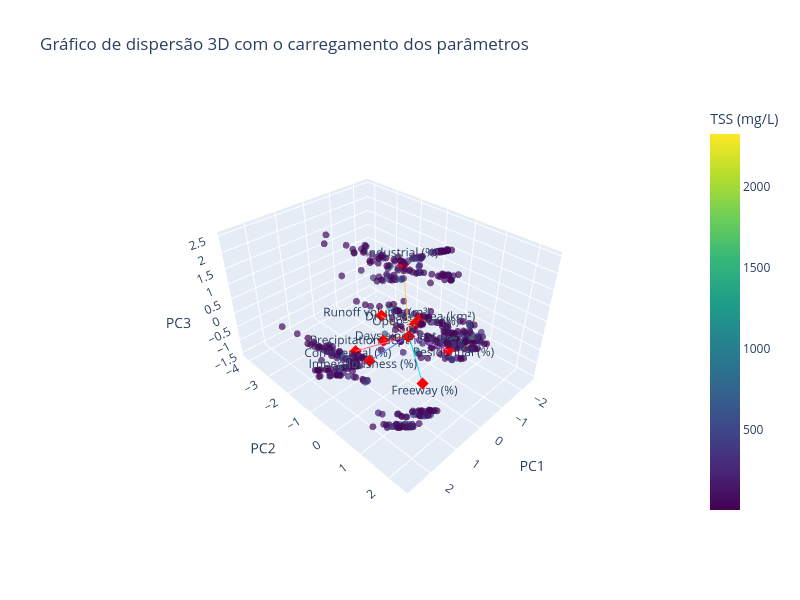

Source (notebook cell):
### Markdown cell above
## Remoção dos outliers pela distância de Malahanobis

Buscamos tornar nossa remoção de outliers mais robusta ao selecionarmos a amostra para a análise considerando as 530 observações com a menor [distância de Mahalanobis](https://en.wikipedia.org/wiki/Mahalanobis_distance). A distância de Malahanobis trata-se de uma generalização multivariada do Z-score: a distancia $d_M$, em unidades de desvio padrão, que um dado ponto encontra-se da média. A distância sendo 0 quando $P$ encontra-se na média e aumenta de grandeza conforme este se afasta em cada eixo de componente principal. Esta pode ser expressa na fórmula:

$$
d_M(\vec x, Q) = \sqrt{(\vec x - \vec \mu)^T \Sigma^{-1} (\vec x - \vec \mu)}
$$

Sendo:

- $Q$ a distribuição de probabilidades em $R^n$;
- $\vec \mu$ a média $\vec \mu = (\mu_1, \mu_2, \dots, \mu_n)^T$;
- $\Sigma$ a matriz de covariância.

Quando cada um dos eixos é reescalado para possui variância unitária e não possuem correlação, a distância de Mahalanobis corresponte a distância Euclidiana. Este é o nosso caso pois normalizamos os parâmetros de entrada e já claculamos as componentes do PCA (que não possuem covariância entre si).

À seguir, calculamos a distância de Mahalanobis, eliminamos os outliers, e atualizamos os gráficos exibidos anteriormente.

### Code cell
mcd = MinCovDet(support_fraction=0.75, random_state=SEED)
mcd.fit(pca_scores)

dist = mcd.mahalanobis(pca_scores)
selected_indices = np.argsort(dist)[:530]

filtered_features = scaled_features[selected_indices]
filtered_targets = df[target].iloc[selected_indices]
filtered_pca = pca.fit_transform(filtered_features)
PCA_Heatmap(features, filtered_pca)
PCA_Scatterplot(features, filtered_pca)

### Figure 1 — Plotly figure (JSON) as saved in the notebook; plotly's stock layout.template omitted (floating-point values rounded to 4 significant figures; data arrays with more than 128 entries replaced by an {"elided": "..."} marker saying what was removed)
{"data": [{"marker": {"color": {"elided": "562 float values"}, "colorbar": {"title": {"text": "TSS (mg/L)"}}, "colorscale": [[0, "#440154"], [0.1111, "#482878"], [0.2222, "#3e4989"], [0.3333, "#31688e"], [0.4444, "#26828e"], [0.5556, "#1f9e89"], [0.6667, "#35b779"], [0.7778, "#6ece58"], [0.8889, "#b5de2b"], [1, "#fde725"]], "opacity": 0.7, "size": 4}, "mode": "markers", "name": "", "showlegend": false, "text": {"elided": "562 str values"}, "type": "scatter3d", "x": {"elided": "530 float values"}, "y": {"elided": "530 float values"}, "z": {"elided": "530 float values"}}, {"hoverinfo": "none", "mode": "lines", "showlegend": false, "type": "scatter3d", "x": [0, 0.2662], "y": [0, -0.7309], "z": [0, -0.4113]}, {"hoverinfo": "none", "marker": {"color": "red", "size": 4, "symbol": "diamond"}, "mode": "markers", "showlegend": false, "type": "scatter3d", "x": [0, 0.2662], "y": [0, -0.7309], "z": [0, -0.4113]}, {"hoverinfo": "none", "mode": "text", "showlegend": false, "text": ["Precipitation depth (mm)"], "textposition": "middle center", "type": "scatter3d", "x": [0.3062], "y": [-0.8405], "z": [-0.473]}, {"hoverinfo": "none", "mode": "lines", "showlegend": false, "type": "scatter3d", "x": [0, -0.09173], "y": [0, -1.177], "z": [0, 0.04692]}, {"hoverinfo": "none", "marker": {"color": "red", "size": 4, "symbol": "diamond"}, "mode": "markers", "showlegend": false, "type": "scatter3d", "x": [0, -0.09173], "y": [0, -1.177], "z": [0, 0.04692]}, {"hoverinfo": "none", "mode": "text", "showlegend": false, "text": ["Runoff volume (m³)"], "textposition": "middle center", "type": "scatter3d", "x": [-0.1055], "y": [-1.353], "z": [0.05396]}, {"hoverinfo": "none", "mode": "lines", "showlegend": false, "type": "scatter3d", "x": [0, -0.7681], "y": [0, -0.3204], "z": [0, -0.00132]}, {"hoverinfo": "none", "marker": {"color": "red", "size": 4, "symbol": "diamond"}, "mode": "markers", "showlegend": false, "type": "scatter3d", "x": [0, -0.7681], "y": [0, -0.3204], "z": [0, -0.00132]}, {"hoverinfo": "none", "mode": "text", "showlegend": false, "text": ["Drainage area (km²)"], "textposition": "middle center", "type": "scatter3d", "x": [-0.8834], "y": [-0.3685], "z": [-0.001519]}, {"hoverinfo": "none", "mode": "lines", "showlegend": false, "type": "scatter3d", "x": [0, 1.416], "y": [0, -0.09371], "z": [0, -0.0868]}, {"hoverinfo": "none", "marker": {"color": "red", "size": 4, "symbol": "diamond"}, "mode": "markers", "showlegend": false, "type": "scatter3d", "x": [0, 1.416], "y": [0, -0.09371], "z": [0, -0.0868]}, {"hoverinfo": "none", "mode": "text", "showlegend": false, "text": ["Imperviousness (%)"], "textposition": "middle center", "type": "scatter3d", "x": [1.629], "y": [-0.1078], "z": [-0.09982]}, {"hoverinfo": "none", "mode": "lines", "showlegend": false, "type": "scatter3d", "x": [0, -1.313], "y": [0, 0.4124], "z": [0, -1.042]}, {"hoverinfo": "none", "marker": {"color": "red", "size": 4, "symbol": "diamond"}, "mode": "markers", "showlegend": false, "type": "scatter3d", "x": [0, -1.313], "y": [0, 0.4124], "z": [0, -1.042]}, {"hoverinfo": "none", "mode": "text", "showlegend": false, "text": ["Residential (%)"], "textposition": "middle center", "type": "scatter3d", "x": [-1.51], "y": [0.4742], "z": [-1.199]}, {"hoverinfo": "none", "mode": "lines", "showlegend": false, "type": "scatter3d", "x": [0, 0.7959], "y": [0, -1.348], "z": [0, -0.864]}, {"hoverinfo": "none", "marker": {"color": "red", "size": 4, "symbol": "diamond"}, "mode": "markers", "showlegend": false, "type": "scatter3d", "x": [0, 0.7959], "y": [0, -1.348], "z": [0, -0.864]}, {"hoverinfo": "none", "mode": "text", "showlegend": false, "text": ["Commercial (%)"], "textposition": "middle center", "type": "scatter3d", "x": [0.9153], "y": [-1.551], "z": [-0.9935]}, {"hoverinfo": "none", "mode": "lines", "showlegend": false, "type": "scatter3d", "x": [0, -0.1372], "y": [0, -0.4138], "z": [0, 2.038]}, {"hoverinfo": "none", "marker": {"color": "red", "size": 4, "symbol": "diamond"}, "mode": "markers", "showlegend": false, "type": "scatter3d", "x": [0, -0.1372], "y": [0, -0.4138], "z": [0, 2.038]}, {"hoverinfo": "none", "mode": "text", "showlegend": false, "text": ["Industrial (%)"], "textposition": "middle center", "type": "scatter3d", "x": [-0.1578], "y": [-0.4759], "z": [2.344]}, {"hoverinfo": "none", "mode": "lines", "showlegend": false, "type": "scatter3d", "x": [0, -0.2583], "y": [0, -0.02682], "z": [0, 0.2621]}, {"hoverinfo": "none", "marker": {"color": "red", "size": 4, "symbol": "diamond"}, "mode": "markers", "showlegend": false, "type": "scatter3d", "x": [0, -0.2583], "y": [0, -0.02682], "z": [0, 0.2621]}, {"hoverinfo": "none", "mode": "text", "showlegend": false, "text": ["Open Space (%)"], "textposition": "middle center", "type": "scatter3d", "x": [-0.2971], "y": [-0.03084], "z": [0.3014]}, {"hoverinfo": "none", "mode": "lines", "showlegend": false, "type": "scatter3d", "x": [0, 1.059], "y": [0, 1.434], "z": [0, -0.09987]}, {"hoverinfo": "none", "marker": {"color": "red", "size": 4, "symbol": "diamond"}, "mode": "markers", "showlegend": false, "type": "scatter3d", "x": [0, 1.059], "y": [0, 1.434], "z": [0, -0.09987]}, {"hoverinfo": "none", "mode": "text", "showlegend": false, "text": ["Freeway (%)"], "textposition": "middle center", "type": "scatter3d", "x": [1.218], "y": [1.649], "z": [-0.1148]}, {"hoverinfo": "none", "mode": "lines", "showlegend": false, "type": "scatter3d", "x": [0, 0.102], "y": [0, 0.06317], "z": [0, 0.07256]}, {"hoverinfo": "none", "marker": {"color": "red", "size": 4, "symbol": "diamond"}, "mode": "markers", "showlegend": false, "type": "scatter3d", "x": [0, 0.102], "y": [0, 0.06317], "z": [0, 0.07256]}, {"hoverinfo": "none", "mode": "text", "showlegend": false, "text": ["Days since last rain"], "textposition": "middle center", "type": "scatter3d", "x": [0.1173], "y": [0.07265], "z": [0.08344]}], "layout": {"height": 600, "scene": {"camera": {"eye": {"x": 1.5, "y": 1.5, "z": 1.5}}, "xaxis": {"title": {"text": "PC1"}}, "yaxis": {"title": {"text": "PC2"}}, "zaxis": {"title": {"text": "PC3"}}}, "showlegend": false, "title": {"text": "Gráfico de dispersão 3D com o carregamento dos parâmetros"}, "width": 800}}
